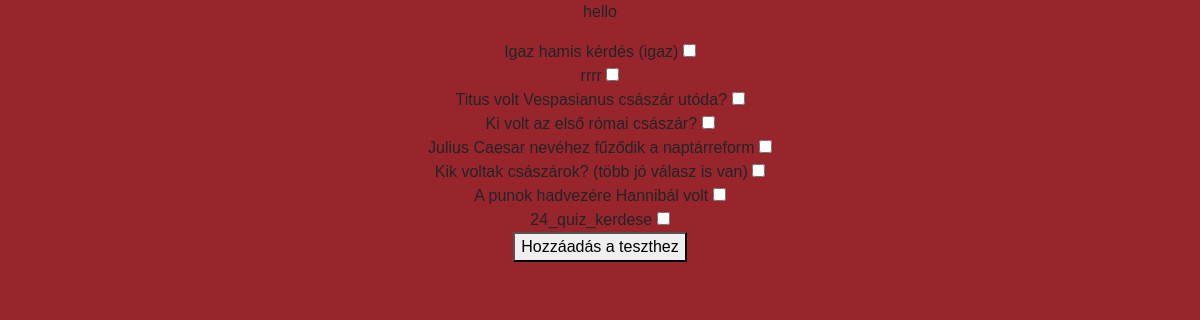
The page /test/25/select-questions/ on the database as committed earlier.
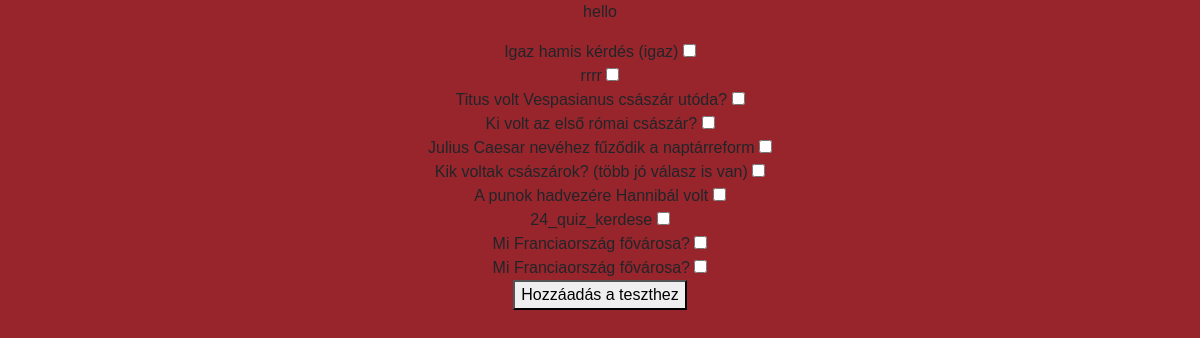
The same page on the database as committed later.
### roman_map/models.py (models this page shows, shortened)
class Question(models.Model):
    id = models.BigAutoField(primary_key=True)
    QUESTION_TYPES = [
        ('mc', 'Több válasz'),
        ('tf', 'Igaz/Hamis')
    ]
    def validate_positiv_number(value):
        if value < 0:
            raise ValidationError(
                ('%(value)s kisebb min 0.'),
                params={'value': value},
            )
    quiz = models.ForeignKey(Quiz, on_delete=models.SET_NULL, related_name='questions', null=True, blank=True)
    text = models.CharField(max_length=255, blank=False)
    question_type = models.CharField(max_length=2, choices=QUESTION_TYPES)
    points = models.PositiveIntegerField(default=0, validators=[validate_positiv_number])

### roman_map/views.py (the view, shortened to what this page needs)
# urls.py: path('test/<int:quiz_id>/select-questions/', view=views.kerdes_kivalasztasa, name="kerdes_kivalasztasa"),
def kerdes_kivalasztasa(request, quiz_id):
    try:
        questions = Question.objects.filter(~Q(quiz = quiz_id))
        return render(request, 'quiz/select_questions.html', {"questions":questions})
    except Question.DoesNotExist as e:
        db_logger.error("Hiba: A kérdés nem található"+str(e))
        messages.error(request, "Hiba: A kérdés nem található!")
        return redirect("teszt_reszletei", quiz_id=quiz.id)
    except Quiz.DoesNotExist as e:
        db_logger.error("Hiba: a teszt nem található"+str(e))
        messages.error(request, "Hiba. A teszt nem található!")
        return redirect("teszt_reszletei", quiz_id=quiz.id)
    except Exception as e:
        db_logger.error("Hiba: "+str(e))
        messages.error(request, "Hiba a kérdések hozzáadása során!")
        return redirect("teszt_reszletei", quiz_id=quiz.id)

### roman_map/templates/quiz/select_questions.html (shortened to what this page needs)
{% extends "quiz/test.html" %}
{% block content %}
<p>hello</p>
<form action="" method="post">
    {% for question in questions %}
            <label for="{{question.id}}">{{question.text}}</label>
            <input type="checkbox" id="{{question.id}}" name="questions" value="{{question.id}}"><br>
    {% endfor %}
    <button type="submit">Hozzáadás a teszthez</button>
</form>
{% endblock content %}

Rows that differ between the two databases and show on the page:
added Question: text "Mi Franciaország fővárosa?"
added Question: text "Mi Franciaország fővárosa?"
